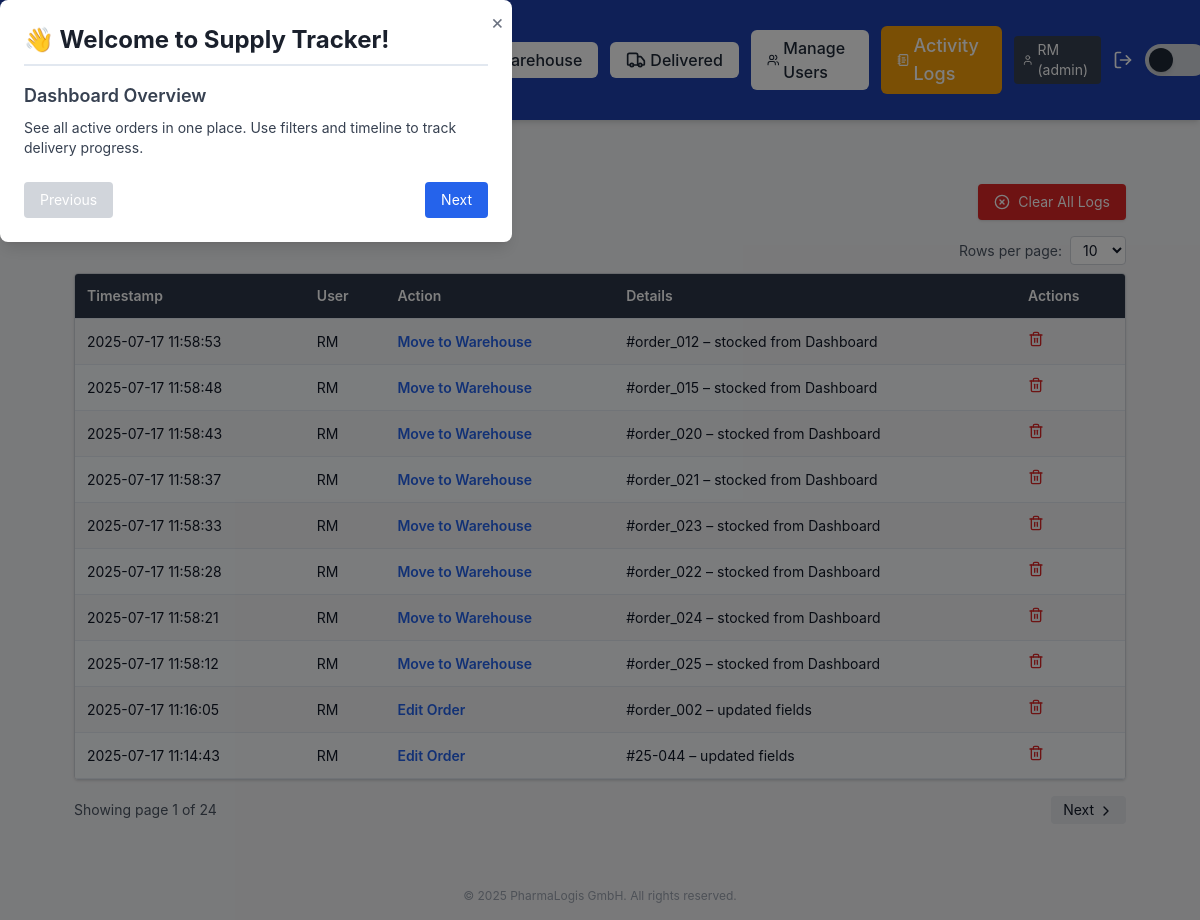
Screenshot of /activity_logs (signed in) with the database file from the repository.
### app/models.py (models this page shows, shortened)
class User(db.Model):
    id = db.Column(db.Integer, primary_key=True)
    username = db.Column(db.String(100), unique=True, nullable=False)
    password_hash = db.Column(db.String(128))
    role = db.Column(db.String(50), default='user')

class ActivityLog(db.Model):
    id = db.Column(db.Integer, primary_key=True)
    user_id = db.Column(db.Integer, db.ForeignKey('user.id'))
    action = db.Column(db.String(100))
    details = db.Column(db.Text)
    timestamp = db.Column(db.DateTime, default=datetime.utcnow)
    user = db.relationship('User')

### app/routes/activity_routes.py (the view)
@activity_bp.route('/activity_logs')
@login_required
@role_required('admin')
def activity_logs():
    page = request.args.get('page', 1, type=int)
    per_page = request.args.get('per_page', 10, type=int)
    pagination = ActivityLog.query.order_by(ActivityLog.timestamp.desc()).paginate(page=page, per_page=per_page)
    logs = pagination.items
    return render_template("activity_logs.html", logs=logs, pagination=pagination, per_page=per_page)

### app/roles.py (called while the page is built)
def role_required(required_role):
    def decorator(f):
        @wraps(f)
        def wrapped(*args, **kwargs):
            if str(current_user.role).lower() != required_role.lower():
                flash("You do not have access to this page.", "danger")
                return redirect(url_for('dashboard.dashboard'))
            return f(*args, **kwargs)
        return wrapped
    return decorator

### app/routes/__init__.py (called while the page is built)
def inject_globals():
    return dict(current_user=current_user, current_path=request.path)

### app/templates/activity_logs.html (shortened to what this page needs)
{% extends "base.html" %}
{% block body %}
<div class="p-6">
  <div class="flex items-center justify-between mb-4">
    <h1 class="text-2xl font-bold flex items-center gap-2">
    </h1>
    <form method="POST" action="{{ url_for('activity.clear_logs') }}" onsubmit="return confirm('Clear ALL logs?')">
      <button type="submit"
              class="flex items-center gap-2 bg-red-600 hover:bg-red-700 text-white px-4 py-2 rounded shadow text-sm">
        <i data-lucide="x-circle" class="w-4 h-4"></i>
        Clear All Logs
      </button>
    </form>
  </div>
  <div class="flex justify-end mb-2">
    <form method="get" class="flex items-center gap-2">
      <label for="per_page" class="text-sm text-gray-600 dark:text-gray-300">Rows per page:</label>
      <select name="per_page" id="per_page" onchange="this.form.submit()"
              class="px-2 py-1 rounded border border-gray-300 dark:border-gray-600 bg-white dark:bg-gray-800 text-sm">
        <option value="10" {% if per_page == 10 %}selected{% endif %}>10</option>
      </select>
    </form>
  </div>
  {% if logs %}
  <div class="overflow-x-auto rounded shadow border border-gray-300 dark:border-gray-700">
    <table class="min-w-full text-sm">
      <thead class="bg-gray-100 dark:bg-gray-800 text-gray-800 dark:text-gray-200">
        <tr>
          <th class="p-3 text-left">Timestamp</th>
          <th class="p-3 text-left">User</th>
          <th class="p-3 text-left">Action</th>
          <th class="p-3 text-left">Details</th>
          <th class="p-3 text-left">Actions</th>
        </tr>
      </thead>
      <tbody class="text-gray-900 dark:text-gray-100">
        {% for log in logs %}
        <tr class="border-t border-gray-200 dark:border-gray-700 hover:bg-gray-50 dark:bg-gray-800 dark:hover:bg-gray-700">
          <td class="p-3">{{ log.timestamp.strftime('%Y-%m-%d %H:%M:%S') }}</td>
          <td class="p-3">{{ log.user.username if log.user else 'System' }}</td>
          <td class="p-3 font-semibold text-blue-600">{{ log.action }}</td>
          <td class="p-3">{{ log.details }}</td>
          <td class="p-3">
            <form method="POST" action="{{ url_for('activity.delete_log', log_id=log.id) }}"
                  onsubmit="return confirm('Delete this log entry?')">
              <button type="submit" title="Delete entry" class="text-red-600 hover:text-red-800">
                <i data-lucide="trash-2" class="w-4 h-4"></i>
              </button>
            </form>
          </td>
        </tr>
        {% endfor %}
      </tbody>
    </table>
  </div>
  <div class="mt-4 flex justify-between items-center">
    <div class="text-sm text-gray-600 dark:text-gray-300">
      Showing page {{ pagination.page }} of {{ pagination.pages }}
    </div>
    <div class="flex gap-2">
      {% if pagination.has_next %}
      <a href="{{ url_for('activity.activity_logs', page=pagination.next_num, per_page=per_page) }}"
         class="px-3 py-1 bg-gray-200 dark:bg-gray-700 rounded hover:bg-gray-300 text-sm">
         Next <i data-lucide="chevron-right" class="inline w-4 h-4 align-middle"></i>
      </a>
      {% endif %}
    </div>
  </div>
  {% else %}
    <p class="text-gray-600 dark:text-gray-300">No activity logged yet.</p>
  {% endif %}
</div>
{% endblock %}

### app/templates/_navbar.html (shortened to what this page needs)
<header
  class="sticky top-0 z-50 flex justify-between items-center px-4 sm:px-6 py-2 sm:py-3 bg-blue-800 text-white shadow-md">
  <div class="flex items-center space-x-3">
    <h1 class="text-base sm:text-2xl font-semibold">Supply Tracker Dashboard</h1>
    <a href="{{ url_for('onboarding.show_onboarding') }}"
      class="ml-4 px-3 py-1.5 bg-blue-600 text-white text-sm rounded hover:bg-blue-700 transition flex items-center gap-1">
    </a>
  </div>
  <div class="flex items-center space-x-2 sm:space-x-3">
    <a href="{{ url_for('dashboard.dashboard') }}" class="px-4 py-1.5 rounded-md font-medium transition-all duration-200 flex items-center gap-1
       {{ 'bg-yellow-500 text-white text-lg font-bold' if current_path.startswith(url_for('dashboard.dashboard')) else 'bg-white text-gray-800 dark:bg-gray-700 dark:text-white' }}
       hover:bg-opacity-80 hover:shadow-md">
    </a>
    <a href="{{ url_for('warehouse.warehouse') }}" class="px-4 py-1.5 rounded-md font-medium transition-all duration-200 flex items-center gap-1
       {{ 'bg-blue-600 text-white text-lg font-bold' if current_path.startswith(url_for('warehouse.warehouse')) else 'bg-white text-gray-800 dark:bg-gray-700 dark:text-white' }}
       hover:bg-opacity-80 hover:shadow-md">
      Warehouse
    </a>
    <a href="{{ url_for('delivered.delivered') }}" class="px-4 py-1.5 rounded-md font-medium transition-all duration-200 flex items-center gap-1
       {{ 'bg-purple-600 text-white text-lg font-bold' if current_path.startswith(url_for('delivered.delivered')) else 'bg-white text-gray-800 dark:bg-gray-700 dark:text-white' }}
       hover:bg-opacity-80 hover:shadow-md">
      <i data-lucide="truck" class="w-5 h-5"></i>
      Delivered
    </a>
    {% if current_user.role == 'admin' %}
    <a href="{{ url_for('admin.user_management') }}" class="px-4 py-1.5 rounded-md font-medium transition-all duration-200 flex items-center gap-1
   {{ 'bg-indigo-600 text-white text-lg font-bold' if current_path.startswith(url_for('admin.user_management')) else 'bg-white text-gray-800 dark:bg-gray-700 dark:text-white' }}
   hover:bg-opacity-80 hover:shadow-md">
      <i data-lucide="users" class="w-5 h-5"></i>
      Manage Users
    </a>
    {% endif %}
    <a href="{{ url_for('activity.activity_logs') }}" class="px-4 py-1.5 rounded-md font-medium transition-all duration-200 flex items-center gap-1
   {{ 'bg-amber-500 text-white text-lg font-bold' if current_path.startswith(url_for('activity.activity_logs')) else 'bg-white text-gray-800 dark:bg-gray-700 dark:text-white' }}
   hover:bg-opacity-80 hover:shadow-md">
      <i data-lucide="notebook-text" class="w-5 h-5"></i>
      Activity Logs
    </a>
    <span class="ml-4 px-2 py-1 rounded bg-gray-700 text-white text-sm flex items-center gap-1">
      <i data-lucide="user" class="w-4 h-4"></i>
      {{ current_user.username }} ({{ current_user.role }})
    </span>
    <a href="{{ url_for('auth.logout') }}" title="Logout" class="text-white hover:text-red-400 ml-1">
      <i data-lucide="log-out" class="w-5 h-5"></i>
    </a>
    <button id="dark-mode-toggle"
      class="relative inline-flex items-center h-5 w-10 sm:h-8 sm:w-16 rounded-full transition-colors duration-300 focus:outline-none flex-shrink-0"
      aria-label="Toggle dark mode">
      <span id="dark-mode-thumb"
        class="absolute left-1 top-1 h-3 w-3 sm:h-6 sm:w-6 rounded-full bg-gray-800 dark:bg-gray-100 transform transition-transform duration-300 shadow-md dark:shadow-white/50 dark:translate-x-5 sm:dark:translate-x-8"></span>
    </button>
  </div>
  <div id="tourModal" class="fixed inset-0 bg-black bg-opacity-50 hidden z-50 items-center justify-center">
    <div class="bg-white dark:bg-gray-800 p-6 rounded-lg max-w-lg w-full shadow-lg relative">
      <button id="closeTourBtn"
        class="absolute top-2 right-2 text-gray-500 hover:text-gray-800 dark:hover:text-white text-xl">&times;</button>
      <h2 class="text-2xl font-bold mb-4">👋 Welcome to Supply Tracker!</h2>
      <div id="tourStepContent" class="text-sm text-gray-700 dark:text-gray-300 space-y-2"></div>
      <div class="mt-6 flex justify-between">
        <button id="prevStepBtn" class="px-4 py-2 bg-gray-300 dark:bg-gray-700 rounded text-sm"
          disabled>Previous</button>
        <button id="nextStepBtn" class="px-4 py-2 bg-blue-600 text-white rounded text-sm">Next</button>
      </div>
    </div>
  </div>
</header>

### app/static/css/style.css (style rules this page uses)
* { margin: 0; padding: 0; box-sizing: border-box; }
body { font-family: 'Inter', -apple-system, BlinkMacSystemFont, 'Segoe UI', Roboto, sans-serif; background-color: #f5f7fa; color: #333; line-height: 1.6; padding-top: 80px; }
h2 { font-size: 24px; font-weight: 600; color: #1a202c; margin-bottom: 20px; border-bottom: 2px solid #e2e8f0; padding-bottom: 8px; }
table { width: 100%; border-collapse: collapse; font-size: 14px; }
table th, table td { padding: 12px 16px; text-align: left; border-bottom: 1px solid #e2e8f0; }
table th { background-color: #2d3748; color: #fff; font-weight: 600; position: sticky; top: 0; z-index: 20; cursor: pointer; transition: background-color 0.2s ease; }
table tbody tr { transition: background-color 0.2s ease; }
table tbody tr:nth-child(even) { background-color: #f7fafc; }
a, button { transition: all 0.2s ease; }
button { background-color: #3182ce; color: #fff; border: none; padding: 8px 16px; border-radius: 6px; font-weight: 500; cursor: pointer; }
table thead th { z-index: 20; }

### rows the page displays
User: username "RM", role "admin"
ActivityLog: timestamp "2025-07-17 11:58:53", user "RM", action "Move to Warehouse", details "#order_012 – stocked from Dashboard"
ActivityLog: timestamp "2025-07-17 11:58:48", user "RM", action "Move to Warehouse", details "#order_015 – stocked from Dashboard"
ActivityLog: timestamp "2025-07-17 11:58:43", user "RM", action "Move to Warehouse", details "#order_020 – stocked from Dashboard"
ActivityLog: timestamp "2025-07-17 11:58:37", user "RM", action "Move to Warehouse", details "#order_021 – stocked from Dashboard"
ActivityLog: timestamp "2025-07-17 11:58:33", user "RM", action "Move to Warehouse", details "#order_023 – stocked from Dashboard"
ActivityLog: timestamp "2025-07-17 11:58:28", user "RM", action "Move to Warehouse", details "#order_022 – stocked from Dashboard"
ActivityLog: timestamp "2025-07-17 11:58:21", user "RM", action "Move to Warehouse", details "#order_024 – stocked from Dashboard"
ActivityLog: timestamp "2025-07-17 11:58:12", user "RM", action "Move to Warehouse", details "#order_025 – stocked from Dashboard"
ActivityLog: timestamp "2025-07-17 11:16:05", user "RM", action "Edit Order", details "#order_002 – updated fields"
ActivityLog: timestamp "2025-07-17 11:14:43", user "RM", action "Edit Order", details "#25-044 – updated fields"

### other values shown
{{ pagination.page }} "1"
{{ pagination.pages }} "24"
{{ current_year | default(2025) }} "2025"
